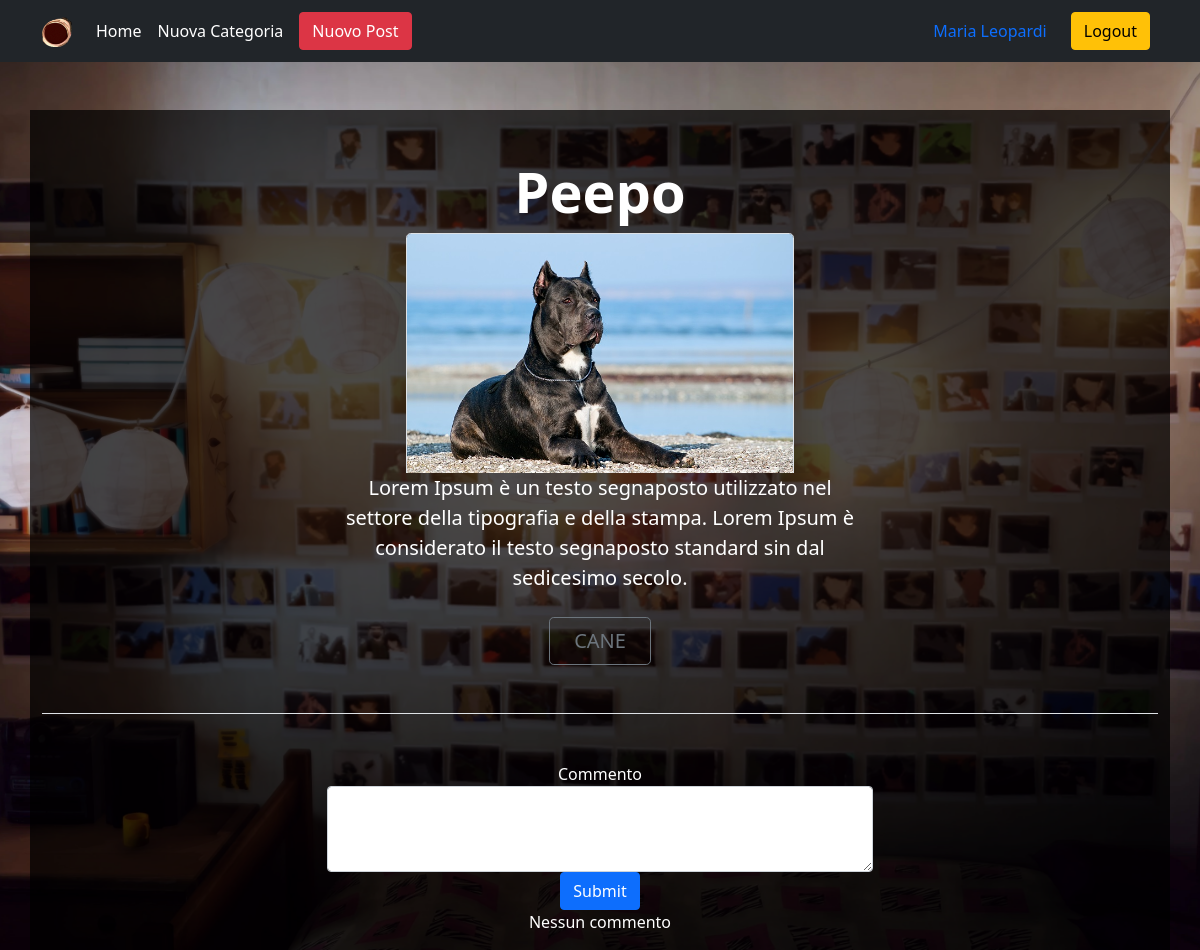
/post/19/ (signed in), run on the app's committed database.
### account/models.py (models this page shows)
class Account(models.Model):
    user = models.OneToOneField(User,on_delete=models.CASCADE,blank=True,null=True)#quello corrente
    firstname = models.CharField(max_length=100,blank=True)
    surname = models.CharField(max_length=100,blank=True)
    information=models.CharField(max_length=100,blank=True)
    email = models.EmailField(max_length=100,blank=True)
    mobile = models.CharField(max_length=100,blank=True)
    address = models.CharField(max_length=100,blank=True)
    country = models.CharField(max_length=100,blank=True)
    date_of_birth = models.DateField(blank=True,null=True)
    posts= models.ManyToManyField(MyPost, related_name='Posts',blank=True)

### post/models.py (models this page shows)
class MyPost(models.Model):
    name=models.CharField(max_length=25)
    description=models.TextField(max_length=200)
    image=models.ImageField(upload_to=user_directory_path,default='404Image.webp')
    categories=models.ManyToManyField(MyCategory, blank=False,max_length=3)
    created_at = models.DateTimeField(null=True, blank=True,auto_now_add=True)
    updated_at = models.DateTimeField(null=True, blank=True,auto_now=True)

### category/models.py (models this page shows, shortened)
class MyCategory(models.Model):
    name=models.CharField(max_length=25,primary_key=True)
    description=models.TextField(max_length=200)
    image=models.ImageField(upload_to='category/img/%Y/%m/%d/',default='404Image.webp')

### post/views.py (the view)
# urls.py: path('<int:pk>/', views.PostDetailView.as_view(), name='post_detail'),
class PostDetailView(generic.DetailView):
    model = MyPost
    template_name = "post/postDetail.html"

### post/templates/post/postDetail.html (shortened to what this page needs)
{% extends 'index/Base.html' %}
{% load static %}
{% block cssPage %}
<link rel="stylesheet" href="{% static 'css/general.css' %}">
<link rel="stylesheet" href="{% static 'css/postDetail.css' %}">
{% endblock cssPage %}
{% block content %}
<div class="container">
    <div class="px-4 pt-5 my-5 text-center border-bottom">
        <h1 class="display-4 fw-bold">{{ object.name}}</h1>
        <div class="overflow-hidden" style="max-height: 30vh;">
          <div class="container px-5">
            <img src={{object.image.url}} class="img-fluid border rounded-3 shadow-lg mb-4" alt={{object.name}} width="700" height="500" loading="lazy">
          </div>
        </div>
        <div class="col-lg-6 mx-auto">
          <p class="lead mb-4">{{object.description}}</p>
          <div class="d-grid gap-2 d-sm-flex justify-content-sm-center mb-5">
            {% for category in object.categories.all %}
            <a href={% url 'category:categoryDetail' pk=category.name %}>
              <button type="button" class="btn btn-outline-secondary btn-lg px-4" >{{category.name}}</button></a>
            {% endfor %}
          </div>
        </div>
      </div>
    <div class="comments">
      {% if user.is_authenticated %}
      <div class="row">
        <div class="col-lg-6 mx-auto">
          <form action={% url 'comments:comment_add' pk=object.id %} method="post">{% csrf_token %}
            <div class="form-group">
              <label for="comment">Commento</label>
              <textarea class="form-control" id="comment" name="comment" rows="3"></textarea>
            </div>
            <button type="submit" class="btn btn-primary">Submit</button>
          </form>
        </div>
      {% endif %}
        <div>
          {% if object.comments_set.all.count >= 1 %}
          <p>Commenti: {{ object.comments_set.all.count }}</p>
          <hr>
        <div>
          {% for comment in  object.comments_set.all %}
    <p>{{comment.comment}}</p>
    <p>{{comment.created_at.date|date:"m, d, Y"}}</p>
    <p>Scritto da: {{comment.user.firstname}}
      {% if user.account == comment.user or object in user.account.posts.all %}
      <form action="{% url 'comments:comment_delete' pk=comment.pk %}" method="post" >
        {% csrf_token %}
        <button type="submit" class="btn btn-outline-light me-2">Elimina Commento</button>
      </form>
      {% endif %}
    </p>
    {% endfor %}
        </div>
          {% else %}
          <p>Nessun commento</p>
          {% endif %}
        </div>
    </div>
</div>
{% endblock content %}

### templates/index/Base.html (shortened to what this page needs)
<!DOCTYPE html>
<html lang="en" xmlns="http://www.w3.org/1999/xhtml">
    <head>
        {% load static %}
        <link rel="stylesheet"
              type="text/css"
              href="{% static 'css/bootstrap.min.css' %}">
        {% block cssPage %}
        {% endblock cssPage %}
        <link rel="stylesheet" type="text/css" href="{% static 'css/general.css' %}">
    </head>
    <body>
            <div class="cover-container w-100 h-100 mx-auto flex-column text-center text-white"
                 id="cover-container">
                <header class="p-1 bg-dark text-white mb-auto">
                    <div class="container">
                        <div class="d-flex flex-wrap align-items-center justify-content-center justify-content-lg-start">
                            <a href="/"
                               class="navbar-brand">
                                <img src="{% static 'img/O.png' %}" alt="Welcome" width="30" height="30">
                            </a>
                            <ul class="nav col-12 col-lg-auto me-lg-auto mb-2 justify-content-center align-items-center mb-md-0">
                                <li>
                                    <a href="{% url 'index' %}" class="nav-link px-2 text-white">Home</a>
                                </li>
                                <li>
                                    <a href="{% url 'category:categoryCreate' %}" class="nav-link px-2 text-white">Nuova Categoria</a>
                                </li>
                                 <li>
                                    <a href="{% url 'post:post_new' %}"
                                        class="nav-link px-2"> <button type="button" class="btn btn-danger">Nuovo Post</button></a>
                                </li>
                            </ul>
                            {% if user.is_authenticated %}
                            <div class="d-flex align-items-center justify-content-center text-end">
                                <div class="px-2 text-white">
                                    <a href="{% url 'account:profile' pk=user.account.id %}"
                                    class="nav-link px-2"> {{ user.account.firstname }} {{ user.account.surname }}</a>
                                </div>
                            </div>
                            <div class="d-flex align-items-center justify-content-center text-end">
                                <a href="{% url 'account:logged_out' %}"
                                    class="nav-link px-2"> <button type="button" class="btn btn-warning">Logout</button></a>
                            </div>
                            {% endif %}
                        </div>
                    </div>
                </header>
                <main id="main">
                    {% block content %}
                    {% endblock content %}
                </main>
            </div>
    </body>
</html>

### static/css/general.css (style rules this page uses)
html { min-height: 100%!important; height: 100%!important; }
body { background-image: url("../img/Wall.webp"); background-size: cover; background-position: center center; background-repeat: no-repeat; background-attachment: fixed; min-height: 100%!important; }

### static/css/postDetail.css (style rules this page uses)
main>.container { background-color: rgba(0, 0, 0, 0.7); }
.container>img { top: 0; right: 5%; left: 5%; width: 90%; }
@media only screen and (min-width: 768px) { .container >img { right: 30%; left: 30%; width: 40%; } }

### data on the page
MyPost: name "Peepo", image (picture), description "Lorem Ipsum è un testo segnaposto utilizzato nel settore della tipografia e della stampa. Lorem Ipsum è considerato il testo segnaposto standard sin dal sedicesimo secolo."
MyCategory: name "CANE"

### other printed values
{{ user.account.firstname }} "Maria"
{{ user.account.surname }} "Leopardi"
